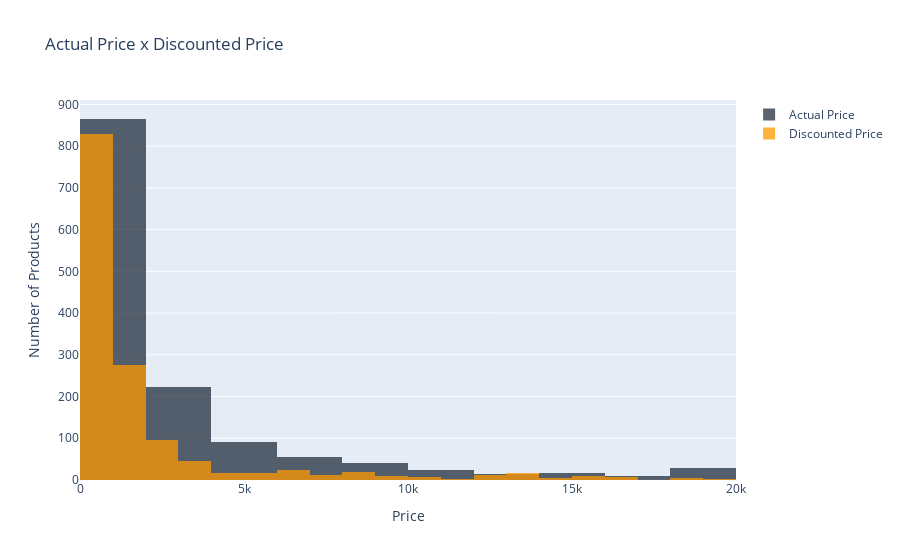

This figure's notebook cell:
### Markdown cell above
Overlayed Prices

### Code cell
fig = go.Figure()
fig.add_trace(go.Histogram(x=df.actual_price, name="Actual Price", marker_color="#232F3E"))
fig.add_trace(go.Histogram(x=df.discounted_price, name="Discounted Price", marker_color="#FF9900"))

# Overlay both histograms
fig.update_layout(barmode='overlay', title="Actual Price x Discounted Price", xaxis_title="Price", yaxis_title="Number of Products")
# Reduce opacity to see both histograms
fig.update_traces(
    opacity=0.75, 
    xbins=dict( 
        start=0.0,
        end=20000.0),
    hovertemplate="Price Range: %{x} | Count: %{y}"
        )
fig.show()

### Figure 1 — Plotly figure (JSON) as saved in the notebook; plotly's stock layout.template omitted (floating-point values rounded to 4 significant figures; data arrays with more than 128 entries replaced by an {"elided": "..."} marker saying what was removed)
{"data": [{"hovertemplate": "Price Range: %{x} | Count: %{y}", "marker": {"color": "#232F3E"}, "name": "Actual Price", "opacity": 0.75, "type": "histogram", "x": {"elided": "1465 float values"}, "xbins": {"end": 20000, "start": 0}}, {"hovertemplate": "Price Range: %{x} | Count: %{y}", "marker": {"color": "#FF9900"}, "name": "Discounted Price", "opacity": 0.75, "type": "histogram", "x": {"elided": "1465 float values"}, "xbins": {"end": 20000, "start": 0}}], "layout": {"barmode": "overlay", "title": {"text": "Actual Price x Discounted Price"}, "xaxis": {"title": {"text": "Price"}}, "yaxis": {"title": {"text": "Number of Products"}}}}
